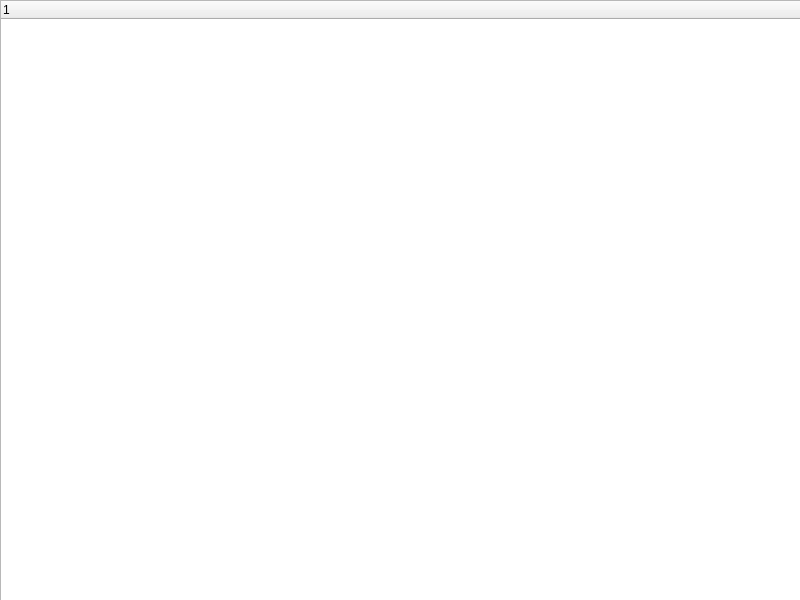
<?xml version="1.0" encoding="UTF-8"?>
<ui version="4.0">
 <class>FTPClient</class>
 <widget class="QWidget" name="FTPClient">
  <property name="geometry">
   <rect>
    <x>0</x>
    <y>0</y>
    <width>800</width>
    <height>600</height>
   </rect>
  </property>
  <property name="windowTitle">
   <string>FTPClient</string>
  </property>
  <widget class="QTreeWidget" name="treeWidget">
   <property name="geometry">
    <rect>
     <x>0</x>
     <y>0</y>
     <width>801</width>
     <height>601</height>
    </rect>
   </property>
  </widget>
 </widget>
 <resources/>
 <connections/>
</ui>
